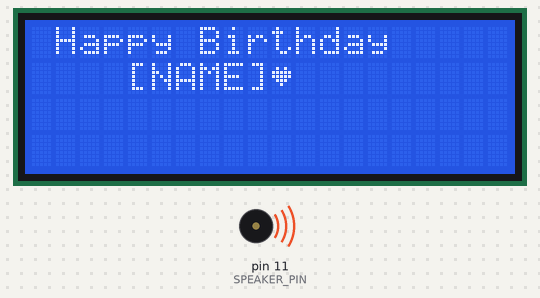
A sketch run on a simulated Arduino Uno, built with avr-gcc and run on an emulated ATmega328P. Parts: 20×4 character LCD, buzzer (waves = sounding).

Above: at 0.7 s.
At 18.9 s:
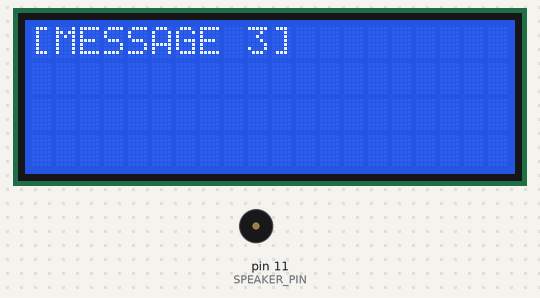
At 26.9 s:
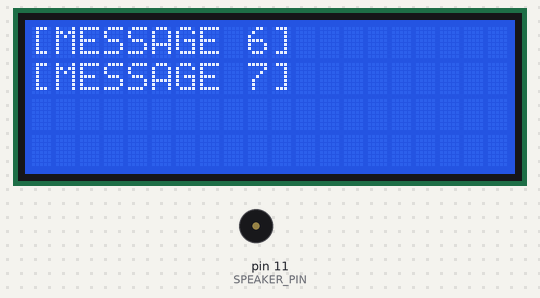
At 117.6 s:
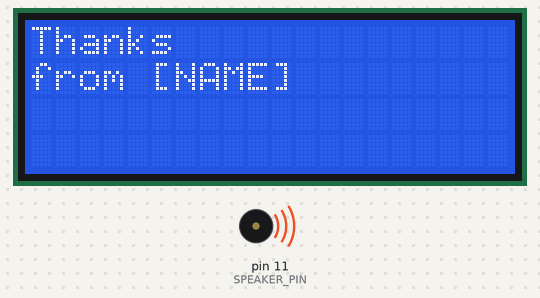
Timing chart, 0 to 130.0 s (numbered marks = the images above):
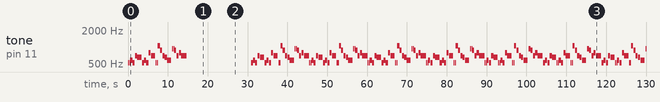

The sketch:

birthday_greeting.ino
```cpp
#include "pitches.h"
#include <Wire.h>
#include <LiquidCrystal_I2C.h>
#define PAUSE 0

LiquidCrystal_I2C lcd(0x27,20,4);

int SPEAKER_PIN = 11;
int SPEAKER = SPEAKER_PIN;
#define NUM_OF_NOTES 28

int NOTE_SEQ[NUM_OF_NOTES] = {
      NOTE_C5, NOTE_C5, NOTE_D5, NOTE_C5, NOTE_F5, NOTE_E5, PAUSE,
      NOTE_C5, NOTE_C5, NOTE_D5, NOTE_C5, NOTE_G5, NOTE_F5, PAUSE,
      NOTE_C5, NOTE_C5, NOTE_C6, NOTE_A5, NOTE_F5, NOTE_E5, NOTE_D5, PAUSE,
      NOTE_AS5, NOTE_AS5, NOTE_A5, NOTE_F5, NOTE_G5, NOTE_F5 };

int NOTE_LEN[NUM_OF_NOTES] = {
      4,2,8,8,8,16,50,
      4,2,8,8,8,16,100,
      4,2,8,8,8,8,16,150,
      4,2,8,8,8,20 };

int TEMPO = 65;
unsigned long startTime;
bool messageShown = false;

void playNote(int pitch,int duration) {
    tone(SPEAKER, pitch);
    delay(duration);
    noTone(SPEAKER);
}

byte loveHeart[8] = {
  B00000,
  B01010,
  B11111,
  B11111,
  B01110,
  B00100,
  B00000,
  B00000
};

void setup() {
  lcd.init();
  lcd.backlight();

  lcd.createChar(0, loveHeart);

  lcd.setCursor(0, 0);
  lcd.print(" Happy Birthday");
  lcd.setCursor(0, 1);
  lcd.print("    [NAME]");
  lcd.write(0);

  startTime = millis();
}

void loop() {
   for (int i = 0; i < NUM_OF_NOTES; i++) {
        if (NOTE_SEQ[i] != PAUSE) {
            playNote(NOTE_SEQ[i], NOTE_LEN[i] * TEMPO);
            delay(TEMPO);
        } else {
            delay(NOTE_LEN[i]);
        }

        // Add custom birthday messages after 14 seconds
        if (!messageShown && millis() - startTime >= 14000) {

            lcd.clear();
            lcd.setCursor(0, 0);
            lcd.print("[MESSAGE 1]");
            lcd.setCursor(0, 1);
            lcd.print("[MESSAGE 2]");

            delay(4000);

            lcd.clear();
            lcd.setCursor(0, 0);
            lcd.print("[MESSAGE 3]");

            delay(4000);

            lcd.clear();
            lcd.setCursor(0, 0);
            lcd.print("[MESSAGE 4]");
            lcd.setCursor(0, 1);
            lcd.print("[MESSAGE 5]");

            delay(4000);

            lcd.clear();
            lcd.setCursor(0, 0);
            lcd.print("[MESSAGE 6]");
            lcd.setCursor(0, 1);
            lcd.print("[MESSAGE 7]");

            delay(4000);

            lcd.clear();
            lcd.setCursor(0, 0);
            lcd.print("Thanks");
            lcd.setCursor(0, 1);
            lcd.print("from [NAME]");

            messageShown = true;
        }
   }
}
```

pitches.h
```cpp
#define PAUSE 0
// end of custom

#define NOTE_B0  31
#define NOTE_C1  33
#define NOTE_CS1 35
#define NOTE_D1  37
#define NOTE_DS1 39
#define NOTE_E1  41
#define NOTE_F1  44
#define NOTE_FS1 46
#define NOTE_G1  49
#define NOTE_GS1 52
#define NOTE_A1  55
#define NOTE_AS1 58
#define NOTE_B1  62
#define NOTE_C2  65
#define NOTE_CS2 69
#define NOTE_D2  73
#define NOTE_DS2 78
#define NOTE_E2  82
#define NOTE_F2  87
#define NOTE_FS2 93
#define NOTE_G2  98
#define NOTE_GS2 104
#define NOTE_A2  110
#define NOTE_AS2 117
#define NOTE_B2  123
#define NOTE_C3  131
#define NOTE_CS3 139
#define NOTE_D3  147
#define NOTE_DS3 156
#define NOTE_E3  165
#define NOTE_F3  175
#define NOTE_FS3 185
#define NOTE_G3  196
#define NOTE_GS3 208
#define NOTE_A3  220
#define NOTE_AS3 233
#define NOTE_B3  247
#define NOTE_C4  262
#define NOTE_CS4 277
#define NOTE_D4  294
#define NOTE_DS4 311
#define NOTE_E4  330
#define NOTE_F4  349
#define NOTE_FS4 370
#define NOTE_G4  392
#define NOTE_GS4 415
#define NOTE_A4  440
#define NOTE_AS4 466
#define NOTE_B4  494
#define NOTE_C5  523
#define NOTE_CS5 554
#define NOTE_D5  587
#define NOTE_DS5 622
#define NOTE_E5  659
#define NOTE_F5  698
#define NOTE_FS5 740
#define NOTE_G5  784
#define NOTE_GS5 831
#define NOTE_A5  880
#define NOTE_AS5 932
#define NOTE_B5  988
#define NOTE_C6  1047
#define NOTE_CS6 1109
#define NOTE_D6  1175
#define NOTE_DS6 1245
#define NOTE_E6  1319
#define NOTE_F6  1397
#define NOTE_FS6 1480
#define NOTE_G6  1568
#define NOTE_GS6 1661
#define NOTE_A6  1760
#define NOTE_AS6 1865
#define NOTE_B6  1976
#define NOTE_C7  2093
#define NOTE_CS7 2217
#define NOTE_D7  2349
#define NOTE_DS7 2489
#define NOTE_E7  2637
#define NOTE_F7  2794
#define NOTE_FS7 2960
#define NOTE_G7  3136
#define NOTE_GS7 3322
#define NOTE_A7  3520
#define NOTE_AS7 3729
#define NOTE_B7  3951
#define NOTE_C8  4186
#define NOTE_CS8 4435
#define NOTE_D8  4699
#define NOTE_DS8 4978
```

Measured:
- by itself, tone on pin 11 (SPEAKER_PIN): plays 523 Hz for 0.26 s, 523 Hz for 0.13 s, 587 Hz for 0.52 s, 523 Hz for 0.52 s, 698 Hz for 0.52 s, 659 Hz for 1.0 s … (195 notes in this stretch)
- what the display in image 1 shows lasts 4.0 s, from 18.8 s to 22.8 s
